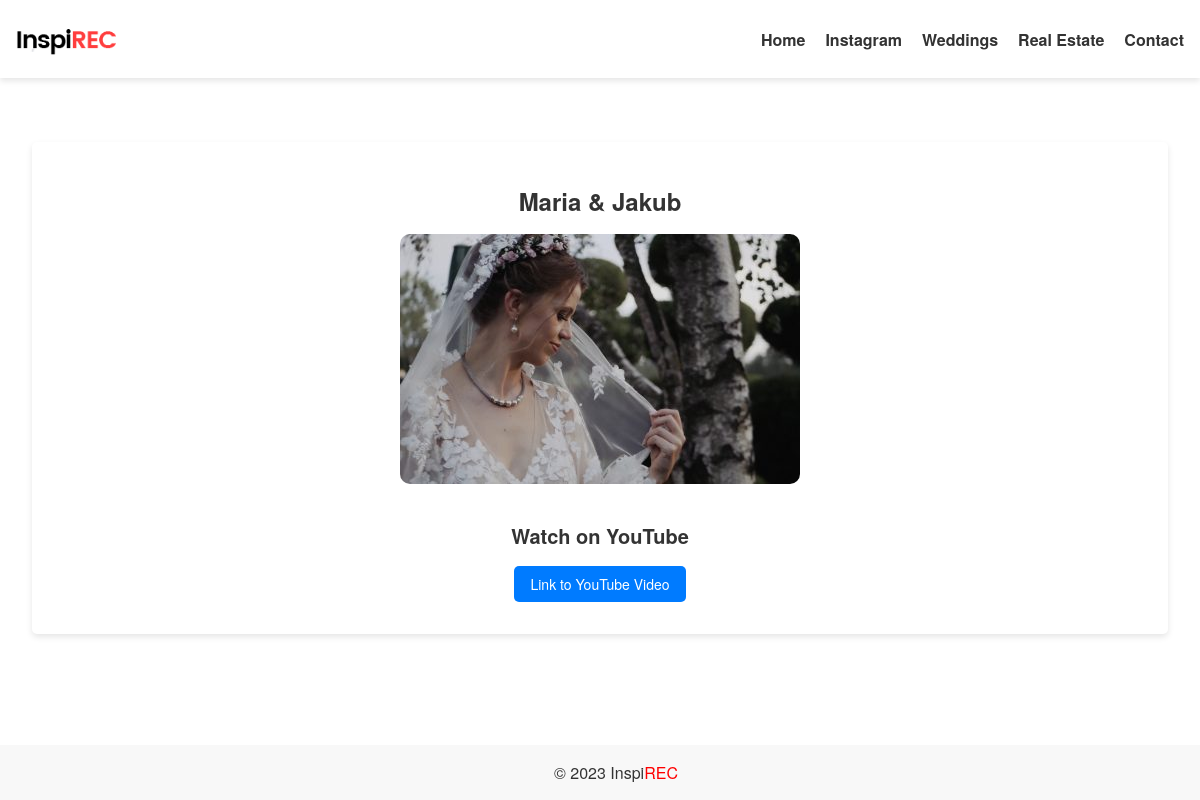
Page /article/maria-jakub/ on the committed database.
### blog/models.py (models this page shows, shortened)
class MenuItem(models.Model):
    title = models.CharField(max_length=100)
    page = models.ForeignKey('Page', on_delete=models.CASCADE, blank=True, null=True)
    url = models.CharField(max_length=200, blank=True)
    order = models.PositiveIntegerField(default=0)
    show_in_menu = models.BooleanField(default=True)
    def get_link(self):
        if self.page:
            return self.page.get_absolute_url()
        else:
            return self.url

class Article(models.Model):
    title = models.CharField(max_length=200)
    slug = models.SlugField(unique=True, default='', editable=False)
    image = models.ImageField(upload_to='article_images/', default='default-article-image.jpg')
    content = models.TextField(blank=True, null=True)
    youtube_link = models.CharField(max_length=200, blank=True)
    instagram_link = models.CharField(max_length=200, blank=True)
    show_on_home = models.BooleanField(default=False)
    created_at = models.DateTimeField(default=timezone.now)
    updated_at = models.DateTimeField(auto_now=True)
    gallery = models.ForeignKey(Gallery, on_delete=models.SET_NULL, null=True, blank=True)
    ARTICLE_TYPE_CHOICES = (
        ('standard', 'Standard Article'),
        ('real_estate', 'Real Estate Gallery'),
    )
    article_type = models.CharField(
        max_length=20,
        choices=ARTICLE_TYPE_CHOICES,
        default='standard',
    )

### blog/views.py (the view)
# urls.py: path('article/<slug:slug>/', views.article_detail, name='article_detail'),
def article_detail(request, slug):
    article = get_object_or_404(Article, slug=slug)
    template_name = 'article_detail.html'
    menu_items = MenuItem.objects.filter(show_in_menu=True).order_by('order')
    context = {
        'article': article,
        'menu_items': menu_items,
    }
    return render(request, template_name, context)

### blog/models.py (called while the page is built)
    def get_absolute_url(self):
        return reverse('page_detail', args=[self.slug])

### blog/templates/article_detail.html (shortened to what this page needs)
{% extends 'base.html' %}
{% block content %}
<div class="container">
    <article class="article-detail">
        <h1 class="article-title">{{ article.title }}</h1>
        <div class="article-image-container">
            <img src="{{ article.image.url }}" alt="{{ article.title }}" class="article-image">
        </div>
        {% if article.youtube_link %}
        <div class="youtube-link">
            <h2>Watch on YouTube</h2>
            <a href="{{ article.youtube_link }}" target="_blank">Link to YouTube Video</a>
        </div>
        {% endif %}
    </article>
</div>
{% endblock %}

### blog/templates/base.html (shortened to what this page needs)
{% load static %}
<!DOCTYPE html>
<html lang="en">
<head>
    <link rel="stylesheet" href="{% static 'styles.css' %}">
</head>
<body>
    <header>
        <div class="logo">
            <a href="{% url 'home' %}">
                <img src="{% static 'images/logo.png' %}" alt="Logo">
            </a>
        </div>
        <nav class="menu">
            <ul>
                <li><a href="{% url 'home' %}">Home</a></li>
                {% for item in menu_items %}
                    <li><a href="{{ item.get_link }}">{{ item.title }}</a></li>
                {% endfor %}
            </ul>
        </nav>
    </header>
    <main>
        {% block content %}
        {% endblock %}
    </main>
    <footer>
        <div class="footer-content">
        &copy; {% now "Y" %} Inspi<span class="highlight">REC</span>
    </div>
    </footer>
</body>
</html>

### static/styles.css (style rules this page uses)
body { font-family: "Helvetica Neue", Arial, sans-serif; color: #333; margin: 0; padding: 0; overflow-x: hidden; }
header { background-color: #fff; color: #000; box-shadow: 0px 3px 6px rgba(0, 0, 0, 0.1); padding: 1rem; max-width: 1200px; margin: 0 auto; display: flex; justify-content: space-between; align-items: center; }
.menu { font-family: "Helvetica Neue", Arial, sans-serif; font-size: 16px; }
.menu ul { list-style: none; padding: 0; margin: 0; display: flex; }
.menu li { margin-left: 20px; }
.menu a { text-decoration: none; color: #333; font-weight: bold; }
.logo img { max-width: 100px; height: auto; display: block; margin: 0 auto; }
.container { margin: 0 auto; padding: 2rem; max-width: 1200px; box-sizing: border-box; }
.article-image { position: relative; overflow: hidden; height: 180px; border-radius: 10px; }
.article-title { text-align: center; margin-top: 10px; font-size: 16px; }
.highlight { color: red; }
footer { background-color: #f8f8f8; padding: 1rem; text-align: center; width: 100%; }
main { margin-bottom: 2rem; }
.article-detail { margin: 2rem 0; padding: 2rem; background-color: #fff; box-shadow: 0px 3px 6px rgba(0, 0, 0, 0.1); border-radius: 5px; }
.article-detail .article-title { font-size: 24px; margin-bottom: 1rem; }
.article-detail .article-image-container { text-align: center; }
.article-detail .article-image { max-width: 100%; height: auto; border-radius: 10px; }
.article-detail .youtube-link { margin-top: 2rem; text-align: center; }
.article-detail .youtube-link h2 { font-size: 20px; margin-bottom: 1rem; }
.article-detail .youtube-link a { display: inline-block; padding: 8px 16px; background-color: #007bff; color: #fff; text-decoration: none; border-radius: 5px; font-size: 14px; }

### rows in the picture
MenuItem: title "Instagram"
MenuItem: title "Weddings"
MenuItem: title "Real Estate"
MenuItem: title "Contact"
Article: title "Maria & Jakub", image (picture)
